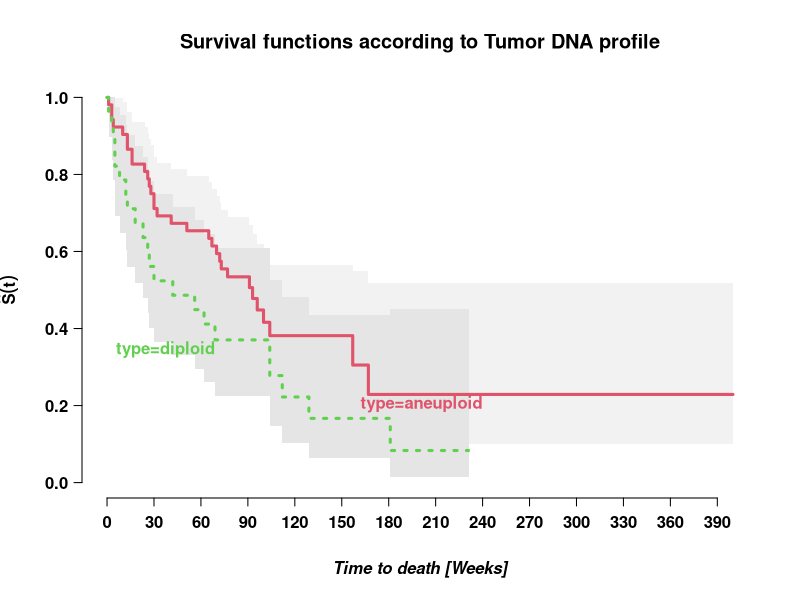

Recreate this plot in R. (Note: this script raises an error after producing the figure.)
#setwd("C:/Users/johan/Google Drive/UNI/UPC/Lifetime Data Analysis/Labs")


##### IMPORT ######
#install.packages("rms")
library(survival)
library(KMsurv)
library(rms)


##### EXERCISE 1 #####
data(tongue)
tongue$type=factor(tongue$type, labels=c("aneuploid","diploid"))
summary(tongue)
attach(tongue)

### 1a
ston <- with(tongue, Surv(time, delta))
svf.type=npsurv(ston~type, tongue)
par(font = 2, font.axis = 2, font.lab = 4, las = 1)
survplot(svf.type, ylab = expression(bold(hat(S)(t))), col = 2:3, lwd = 3, xlab="Time to death [Weeks]")
title("Survival functions according to Tumor DNA profile")

### 1b
ston.type<- with(tongue, Surv(time, delta) ~ type)
survdiff(ston.type)  
#H0: no diff
#H1: yes diff
#p=0.09 -> not reject

### 1c
svf.loglo=survreg(ston ~ type, tongue, dist = "loglo")
summary(svf.loglo)
#H0: type is not impacting the surv time param=0 for type
#H1: type is incluencing surv time
#p=0.051 -> not reject

### 1d

### 1e
lnopred <- predict(lnomod3, type = "linear")
residsLN <- (log(larynx$time) - lnopred) / lnomod3$scale
residsLN

loglo.pred <- predict(svf.loglo, type = "linear")
summary(loglo.pred)
resids <- (log(tongue$time) - loglo.pred) /svf.loglo$scale
resids
par(font = 2, font.lab = 4, font.axis = 2, las = 1, oma = c(0, 0, 1, 0),
    mar = c(5, 5, 4, 2))
plot(survfit(Surv(resids, tongue$delta) ~ 1), xlab = "Years", lwd = 3,
     ylab = expression(bold(hat(S)(t))), yaxs = "i")
title("Residuals of the Loglogistic regression model")
survgumb <- function(x) {
  return(exp(-exp(x)))
}
curve(survgumb(x), from = min(resids), to = max(resids), col = 2, lwd = 3,
      add = TRUE)


#### EXERCISE 2 ####
### 2a
survlog=rlnorm(300,2,1)
### 2b
lam=1/20
censexp=rexp(300,lam)

### 2c
Y=pmin(survlog,censexp)
del=as.numeric(survlog<=censexp)
#proportion of censoring
table(del)
1-(sum(del)/length(del))
head(cbind(survlog, censexp, Y, del))

### 2d
#stype=2 - cum.hazard
#ctype=1 - Nelson-Aalen Formula
svf <- survfit(Surv(Y, del) ~ 1, stype = 2, ctype = 1)
svf
summary(svf)
## Uncensored survival times
times <- summary(svf)$time

## Nelson-Aalen estimate of the cumulative hazard function
chaz <- -log(summary(svf)$surv)

## The probability plots
par(mfrow = c(1, 2), las = 1, font.lab = 4, font.axis = 2, pch = 16)
plot(log(chaz) ~ log(times), xlab = "Log(Time)",
     ylab = "Log(Cumulative hazard)", col = 4)
abline(lm(log(chaz) ~ log(times)), lwd = 3)
title("Check for Weibull distribution")

plot(log(exp(chaz) - 1) ~ log(times), xlab = "Log(Time)",
     ylab = "Log(Exp(Cumulative hazard) - 1)", cex = 1.3, col = 4)
abline(lm(log(exp(chaz) - 1) ~ log(times)), lwd = 3)
title("Check for Log-logistic distribution")
#exclude Weibull as valid model, choose log-logistic

#### EXERCISE 4 ####

data(hodg)
### 4a
hodg$gtype=factor(hodg$gtype, labels=c("allogenic", "autologous"))
hodg$dtype=factor(hodg$dtype, labels=c("Non Hodgkin lymphoma", "Hodgkins disease"))
summary(hodg)
### 4b
?hodg
hodg$months <- hodg$time / 30
shodg <- with(hodg, Surv(months, delta))
summary(shodg)
plot(shodg)
# (b) Draw the survival functions corresponding to the four combinations of graft and disease types
# measuring time until relapse or death in years. Comment on the graph.
par(mfrow = c(1, 2), font = 2, font.lab = 4, font.axis = 2, las = 1, mar = c(3, 3, 4, 2))

plot(survfit(shodg ~ gtype, hodg), col = 1:2, xlab = "Months", lwd = 2, lty = 2:3,
     ylab = expression(bolditalic(hat(S)(t))), bty = "n")
legend("bottomleft", levels(hodg$gtype), col = 1:2, lwd = 2, bty = "n", lty = 2:3,
       title = "Graft type")
title("Survival functions with different types of Graft")

plot(survfit(shodg ~ dtype, hodg), col = 3:4, xlab = "Months", lwd = 2, lty = 1:2,
     ylab = expression(bolditalic(hat(S)(t))), bty = "n")
legend("bottomleft", levels(hodg$dtype), col = 3:4, lwd = 2, bty = "n", lty = 1:2,
       title = "disease type")
title("Survival functions with different types of disease")

# (c) Fit the proportional hazards model that includes graft type, disease type, the interaction of both,
# and the Karnofsky index. Interpret the model fit.
## The fit of a Cox model
## ======================
(coxh <- coxph(shodg ~ gtype + dtype, hodg))


## Including the interaction between both variables and the Karnofsky index
## -------------------------------------------------------------------------
coxh <- update(coxh,  ~ . + gtype:dtype + score)
summary(coxh)
coxh$var

# (d) Estimate the hazard ratios associated to the graft type (comparing autologous to allogenic 
# transplantations) and interpret both values.
library(Epi)
ci.lin(coxh)
round(ci.lin(coxh, Exp = TRUE), 3)
(ctmat <- matrix(c(2, 0, 0, 0, 1, 0, 0, 0), byrow = TRUE, nr = 2))
round(ci.lin(coxh, ctr.mat = ctmat, Exp = TRUE), 3)

# A somewhat nicer presentation
HRmat <- round(ci.lin(coxh, ctr.mat = ctmat, Exp = TRUE), 3)[, c(1, 5:7)]
rownames(HRmat) <- c("HR| allogenic", "HR| autologous")
colnames(HRmat) <- c("logHR", "HR", "Lower 95%", "Upper 95%")
HRmat

# (e) Check the proportional hazards assumption.
## Checking proportional hazard assumption
## -----------------------------------------
residuals(coxh, "schoenfeld")
## (i) Use of function cox.zph
chpa =  cox.zph(coxh)
## (ii) Use of function plot.cox.zph
#windows(width = 12, height = 7)
par(mfrow = c(1, 1), font = 2, font.lab = 4, font.axis = 2, las = 1,
    cex.lab = 1.3, cex.axis = 1.2)
plot(chpa[1], lwd = 2)
abline(h=0, col= 2)
plot(chpa[2], lwd = 2)
abline(h=0, col= 2)
plot(chpa[3], lwd = 2)
abline(h=0, col= 2)
plot(chpa[4], lwd = 2)
abline(h=0, col= 2)
# (f ) Concerning the estimation of the four model parameters, are there any in
# influential observations? 
dfbet <- residuals(coxh, type = "dfbeta")
dim(dfbet)
par(mfrow = c(2, 2), font = 2, font.lab = 4, font.axis = 2, las = 1,
    cex.lab = 1.3, cex.axis = 1.2)
for (i in 1:5) {
  plot(dfbet[, i], pch = 16, ylab = "")
  title(names(coef(coxh))[i])
  axis(1, at = seq(5, 45, 5))
}
